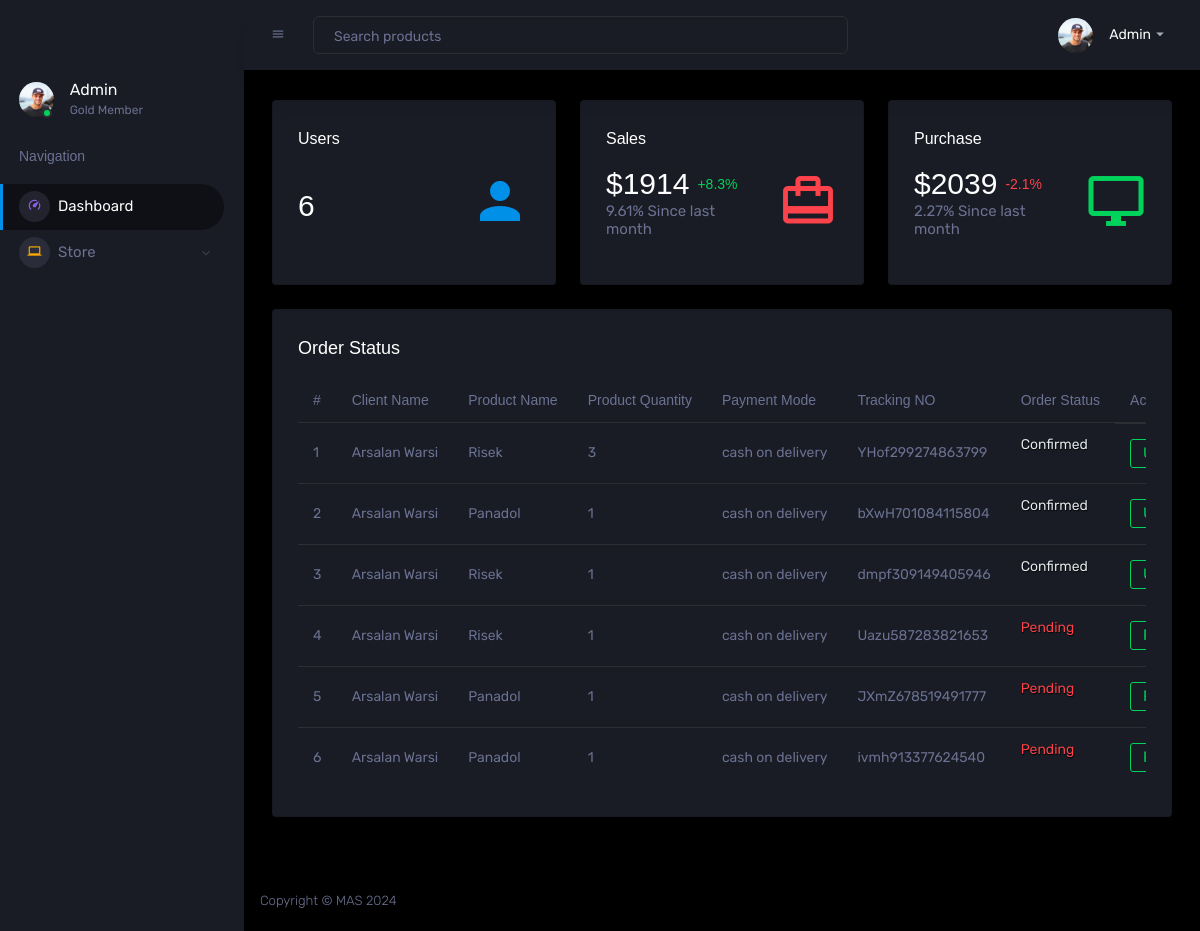
Screenshot of /AdminPanel/index.php (signed in) with the database file from the repository.
### tables this page shows
CREATE TABLE `orders` (
  `id` int(11) NOT NULL,
  `u_id` int(11) NOT NULL,
  `u_name` varchar(255) NOT NULL,
  `u_country` varchar(255) NOT NULL,
  `u_address` varchar(255) NOT NULL,
  `u_phone` varchar(255) NOT NULL,
  `delivery_status` varchar(255) NOT NULL,
  `p_id` int(11) NOT NULL,
  `p_name` varchar(255) NOT NULL,
  `generic_name` varchar(255) NOT NULL,
  `p_quantity` int(11) NOT NULL,
  `p_price` int(11) NOT NULL,
  `date` timestamp NOT NULL DEFAULT current_timestamp() ON UPDATE current_timestamp(),
  `p_prescription` varchar(255) NOT NULL,
  `p_image` varchar(255) DEFAULT NULL,
  `tracking_no` varchar(255) DEFAULT NULL
);

CREATE TABLE `tracking` (
  `id` int(11) NOT NULL,
  `tracking_no` varchar(255) DEFAULT NULL,
  `status` varchar(255) DEFAULT 'pending',
  `estim_time` varchar(255) DEFAULT '15-20 days',
  `rider` varchar(255) DEFAULT NULL
);

### AdminPanel/index.php (the view, shortened to what this page needs)
<?php
include "../config.php";
?>
<!DOCTYPE html>
<html lang="en">
<head>
  <link rel="stylesheet" href="assets/vendors/mdi/css/materialdesignicons.min.css">
  <link rel="stylesheet" href="assets/vendors/css/vendor.bundle.base.css">
  <link rel="stylesheet" href="assets/vendors/jvectormap/jquery-jvectormap.css">
  <link rel="stylesheet" href="assets/vendors/flag-icon-css/css/flag-icon.min.css">
  <link rel="stylesheet" href="assets/vendors/owl-carousel-2/owl.carousel.min.css">
  <link rel="stylesheet" href="assets/vendors/owl-carousel-2/owl.theme.default.min.css">
  <link rel="stylesheet" href="assets/css/style.css">
</head>
<body>
  <div class="container-scroller">
    <?php
    include 'sidebar.php';
    ?>
    <div class="container-fluid page-body-wrapper">
      <?php
      include 'header.php';
      ?>
      <div class="main-panel">
        <div class="content-wrapper">
          <div class="row">
            <div class="col-sm-4 grid-margin">
              <div class="card">
                <div class="card-body">
                  <h5>Users</h5>
                  <div class="row">
                    <div class="col-8 col-sm-12 col-xl-8 my-auto">
                      <div class="d-flex d-sm-block d-md-flex align-items-center">
                        <h2 class="mb-0"><?php $usr=mysqli_query($db,"SELECT * FROM register");$count = mysqli_num_rows($usr);echo $count; ?></h2>
                      </div>
                    </div>
                    <div class="col-4 col-sm-12 col-xl-4 text-center text-xl-right">
                      <i class="icon-lg mdi mdi-account text-primary ml-auto"></i>
                    </div>
                  </div>
                </div>
              </div>
            </div>
            <div class="col-sm-4 grid-margin">
              <div class="card">
                <div class="card-body">
                  <h5>Sales</h5>
                  <div class="row">
                    <div class="col-8 col-sm-12 col-xl-8 my-auto">
                      <div class="d-flex d-sm-block d-md-flex align-items-center">
                        <h2 class="mb-0">$<?php $sal=mysqli_query($db,"SELECT * FROM orders");$sum = 0;foreach($sal as $row){$sum += $row['p_price']*$row['p_quantity'];}echo $sum; ?></h2>
                        <p class="text-success ml-2 mb-0 font-weight-medium">+8.3%</p>
                      </div>
                      <h6 class="text-muted font-weight-normal"> 9.61% Since last month</h6>
                    </div>
                    <div class="col-4 col-sm-12 col-xl-4 text-center text-xl-right">
                      <i class="icon-lg mdi mdi-wallet-travel text-danger ml-auto"></i>
                    </div>
                  </div>
                </div>
              </div>
            </div>
            <div class="col-sm-4 grid-margin">
              <div class="card">
                <div class="card-body">
                  <h5>Purchase</h5>
                  <div class="row">
                    <div class="col-8 col-sm-12 col-xl-8 my-auto">
                      <div class="d-flex d-sm-block d-md-flex align-items-center">
                        <h2 class="mb-0">$2039</h2>
                        <p class="text-danger ml-2 mb-0 font-weight-medium">-2.1% </p>
                      </div>
                      <h6 class="text-muted font-weight-normal">2.27% Since last month</h6>
                    </div>
                    <div class="col-4 col-sm-12 col-xl-4 text-center text-xl-right">
                      <i class="icon-lg mdi mdi-monitor text-success ml-auto"></i>
                    </div>
                  </div>
                </div>
              </div>
            </div>
          </div>
          <div class="row ">
            <div class="col-12 grid-margin">
              <div class="card">
                <div class="card-body">
                  <h4 class="card-title">Order Status</h4>
                  <div class="table-responsive">
                    <table class="table">
                      <thead>
                        <tr>
                          <th> # </th>
                          <th> Client Name </th>
                          <th> Product Name </th>
                          <th> Product Quantity</th>
                          <th> Payment Mode </th>
                          <th> Tracking NO </th>
                          <th> Order Status </th>
                          <th> Action </th>
                        </tr>
                      </thead>
                      <tbody id="table_data">
                        <?php
                        $fetchAllOrders = mysqli_query($db, "SELECT * FROM orders ");
                        $sno = 1;
                        foreach ($fetchAllOrders as $data) {
                        ?>
                          <tr>
                            <td>
                              <?php echo $sno;
                              $sno++; ?>
                            </td>
                            <td> <?php echo $data['u_name'] ?> </td>
                            <td> <?php echo $data['p_name'] ?></td>
                            <td> <?php echo $data['p_quantity'] ?></td>
                            <td> <?php echo $data['delivery_status'] ?> </td>
                            <?php
                            $tracking_no = $data['tracking_no'];
                            $tracking = mysqli_query($db, "SELECT * FROM tracking WHERE tracking_no = '$tracking_no'");
                            $track_row = mysqli_fetch_array($tracking);
                            ?>
                            <td> <?php echo $track_row['tracking_no'] ?> </td>
                            <?php
                            if ($track_row['status'] == 'delivered') {
                            ?>
                              <td>
                                <p class="text-success" style="text-shadow: 0.5px 0.5px 1px black;">Delivered</p>
                              </td>
                            <?php
                            } else if ($track_row['status'] == 'shipped') {
                            ?>
                              <td>
                                <p class="text-warning" style="text-shadow: 0.5px 0.5px 1px black;">Shipped</p>
                              </td>
                            <?php
                            } else if ($track_row['status'] == 'confirmed') {
                            ?>
                              <td>
                                <p class="text-secondary" style="text-shadow: 0.5px 0.5px 1px black;">Confirmed</p>
                              </td>
                            <?php
                            } else if ($track_row['status'] == 'packed') {
                            ?>
                              <td>
                                <p style="color: lightblue;text-shadow: 0.5px 0.5px 1px black;" class="">Packed</p>
                              </td>
                            <?php
                            } else {
                            ?>
                              <td>
                                <p class="text-danger" style="text-shadow: 0.5px 0.5px 1px black;">Pending</p>
                              </td>
                            <?php
                            }
                            ?>
                            <td class="d-flex">
                              <?php
                              if ($track_row['status'] != 'pending') {
                              ?>
                                <button class="btn btn-outline-success" data-toggle="modal"
                                  data-target="#update_<?php echo $data['id'] ?>" style="margin-right:10px;">Update Status</button>
                              <?php
                              }
                              ?>
                              <form action="../print.php" method="post" class="mr-2">
                                <input type="submit" name="print_order" class="btn btn-outline-success " value="Print Order">
                              </form>
                            </td>
                          </tr>
                        <?php
                        }
                        ?>
                      </tbody>
                    </table>
                  </div>
                </div>
              </div>
            </div>
          </div>
        </div>
        <?php
        include "footer.php";
        ?>
</body>
</html>

### rows the page displays
orders: u_name "Arsalan Warsi", p_name "Risek", p_quantity "3", delivery_status "cash on delivery", tracking.tracking_no "YHof299274863799", shows "Confirmed"
orders: u_name "Arsalan Warsi", p_name "Panadol", p_quantity "1", delivery_status "cash on delivery", tracking.tracking_no "bXwH701084115804", shows "Confirmed"
orders: u_name "Arsalan Warsi", p_name "Risek", p_quantity "1", delivery_status "cash on delivery", tracking.tracking_no "dmpf309149405946", shows "Confirmed"
orders: u_name "Arsalan Warsi", p_name "Risek", p_quantity "1", delivery_status "cash on delivery", tracking.tracking_no "Uazu587283821653", shows "Pending"
orders: u_name "Arsalan Warsi", p_name "Panadol", p_quantity "1", delivery_status "cash on delivery", tracking.tracking_no "JXmZ678519491777", shows "Pending"
orders: u_name "Arsalan Warsi", p_name "Panadol", p_quantity "1", delivery_status "cash on delivery", tracking.tracking_no "ivmh913377624540", shows "Pending"

### other values shown
$_SESSION['name'] "Admin"
$count "6"
$sum "1914"
